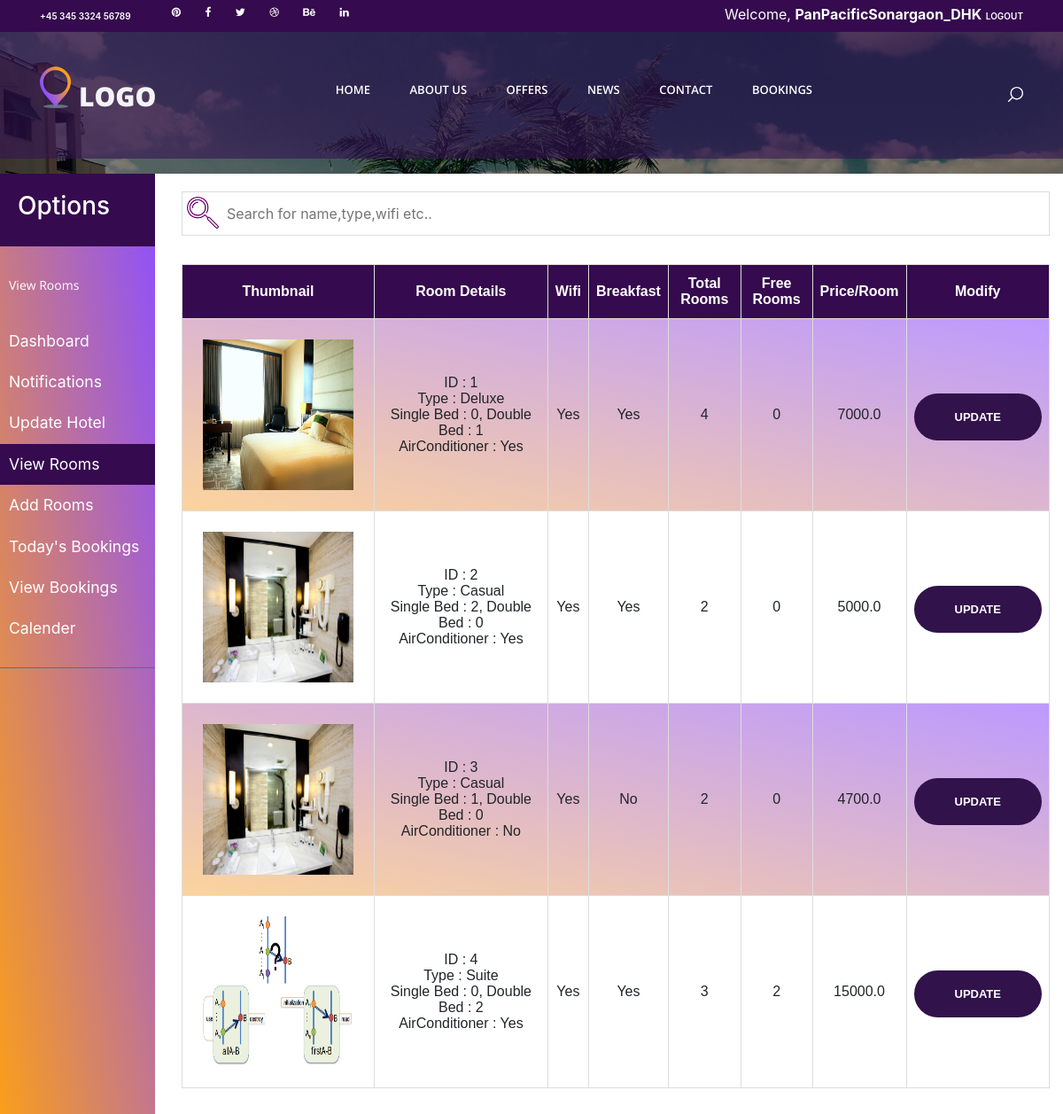
Before: /adminHotelRooms (signed in, upper part) with the older database file.
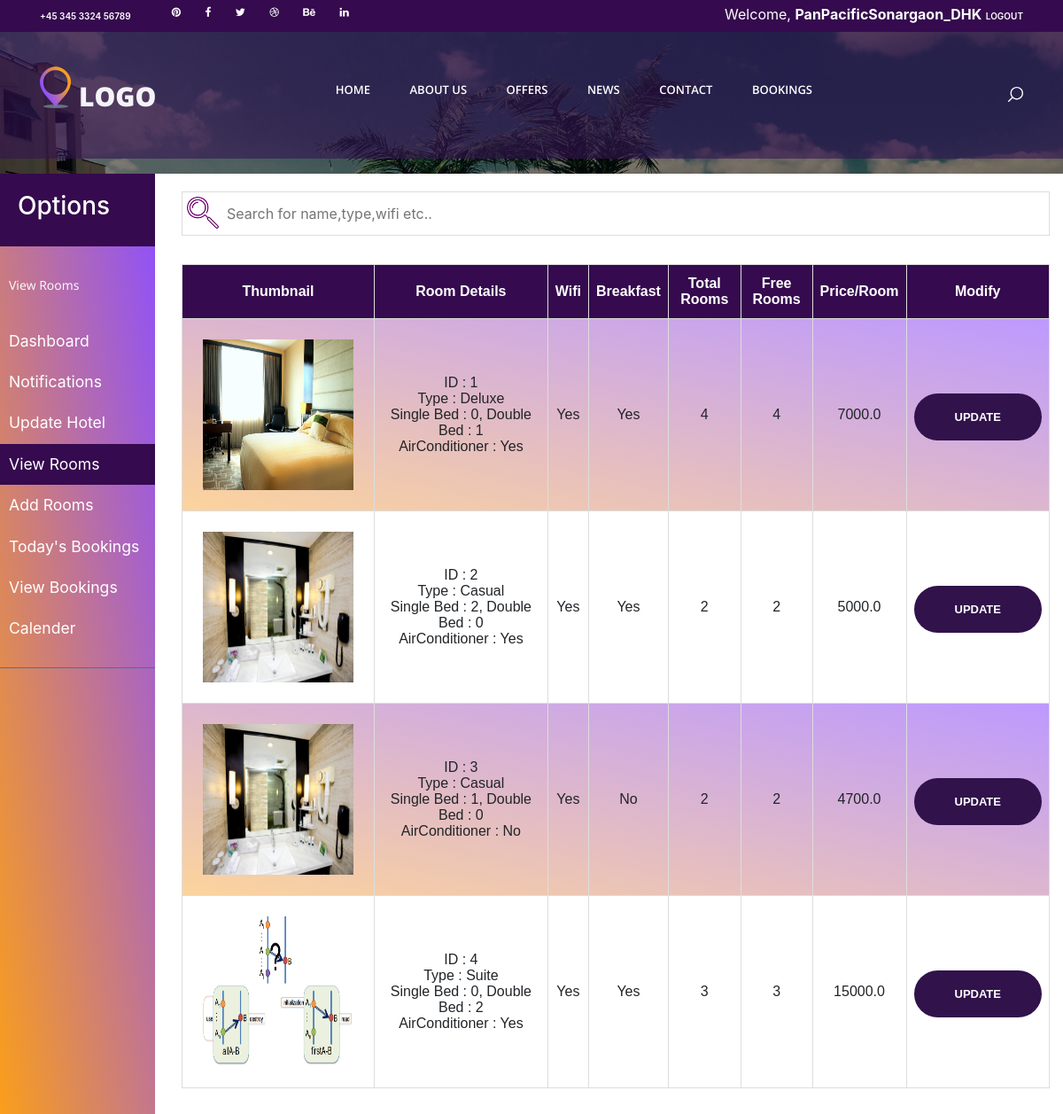
After: the same page with the newer database file.
### database/models.py (models this page shows, shortened)
class Hotel_Room(models.Model):
    Hotel = models.ForeignKey(Hotel, on_delete=models.CASCADE)
    Room = models.ForeignKey(Room, on_delete=models.CASCADE)
    Price = models.FloatField()
    Complimentary_Breakfast = models.BooleanField()
    Wifi = models.BooleanField()
    TotalRoomCount = models.IntegerField(default=2)
    FreeRoomCount = models.IntegerField(default=2)
    Cancellation_Policy = models.ForeignKey(Cancellation_Policy, on_delete=models.CASCADE, default=1)

class Room(models.Model):
    SingleBedCount = models.IntegerField()
    DoubleBedCount = models.IntegerField()
    RoomType = models.CharField(max_length=100)
    AirConditioner = models.BooleanField()

### adminpanel/views.py (the view)
# urls.py: path('adminHotelRooms', views.hoteladminrooms, name='hotelAdminRooms'),
def hoteladminrooms(request):
    rooms = Hotel_Room.objects.all().filter(Hotel=Hotel.objects.get(CompanyAdmin=request.user.id))
    count = BookingLog.objects.filter(Actor=1, notified=0, Admin_id=request.user.id).count()
    return render(request, "adminpanel/hotelAdminRooms.html", {'rooms': rooms, 'count': count})

### search/templatetags/room_images.py (called while the page is built)
@register.simple_tag
def room_images(userid, roomid):
    root = os.path.abspath(os.path.join(os.path.dirname(__file__), '../..'))
    userf = 'user_' + str(userid)
    roomf = 'room_' + str(roomid)
    root = os.path.join(root, 'HotelFlight/static/media/' + userf + '/' + roomf)
    imagelist = os.listdir(root)
    return imagelist

### HotelFlight/templates/adminpanel/hotelAdminRooms.html (shortened to what the changed rows need)
{% extends "search/base.html" %}
{% load static %}
{% load url_replace %}
{% load url_get %}
{% load widget_tweaks %}
{% load room_images %}
{% block css %}
    <link rel="stylesheet" type="text/css" href="{% static 'search/styles/bootstrap4/bootstrap.min.css' %}">
    <link href="{% static 'search/plugins/font-awesome-4.7.0/css/font-awesome.min.css' %}" rel="stylesheet"
          type="text/css">
    <link rel="stylesheet" type="text/css" href="{% static 'search/styles/search.css' %}">
    <link rel="stylesheet" type="text/css" href="{% static 'search/styles/single_listing_styles.css' %}">
    <link rel="stylesheet" type="text/css" href="{% static 'search/styles/responsive.css' %}">
    <link rel="stylesheet" type="text/css" href="{% static 'gijgo/js/gijgo.min.css' %}">
    <link rel="stylesheet" type="text/css" href="{% static 'adminpanel/sidebar.css' %}">
    <link rel="stylesheet" href="https://maxcdn.bootstrapcdn.com/bootstrap/4.0.0/css/bootstrap.min.css"
>
{% endblock css %}
{% block content %}
    <div class="offers">
        <div class="">
            <div class="row">
                <div class="col-lg-10" style="padding-right: 30px;margin-top: 20;">
                    <div class="rooms" style="margin-top: 20px;">
                        <table id="roomstable" width="100%" style="margin-bottom: 30">
                            <tr align="center">
                                <th width="20%">
                                    Thumbnail
                                </th>
                                <th width="20%" onclick="sortTable(1,false)">
                                    Room Details
                                </th>
                                <th onclick="sortTable(2,false)">
                                    Wifi
                                </th>
                                <th onclick="sortTable(3,false)">
                                    Breakfast
                                </th>
                                <th onclick="sortTable(4,true)">
                                    Total Rooms
                                </th>
                                <th onclick="sortTable(5,true)">
                                    Free Rooms
                                </th>
                                <th onclick="sortTable(6,true)">
                                    Price/Room
                                </th>
                                <th>
                                    Modify
                                </th>
                            </tr>
                            {% for room in rooms %}
                                <tr align="center">
                                    <td>
                                        {% room_images request.user.id room.Room.id as roomImages %}
                                        {% with request.user.id|stringformat:"i" as ID and room.Room.id|stringformat:"i" as rID %}
                                            {% for firstImage in roomImages %}
                                                {% if forloop.first %}
                                                    <img src="{% static 'media/user_'|add:ID|add:'/room_'|add:rID|add:'/'|add:firstImage %}"
                                                         alt="" width="200px" height="200px" style="padding: 15px;">
                                                {% endif %}
                                            {% endfor %}
                                        {% endwith %}
                                    </td>
                                    <td>
                                        ID : {{ room.Room.id }}
                                        <br>
                                        Type : {{ room.Room.RoomType }}
                                        <br>
                                        Single Bed : {{ room.Room.SingleBedCount }},
                                        Double Bed : {{ room.Room.DoubleBedCount }}
                                        <br>
                                        AirConditioner :    {% if room.Room.AirConditioner %}
                                        Yes
                                    {% else %}
                                        No
                                    {% endif %}
                                    </td>
                                    <td>
                                        {% if room.Wifi %}
                                            Yes
                                        {% else %}
                                            No
                                        {% endif %}
                                    </td>
                                    <td>
                                        {% if room.Complimentary_Breakfast %}
                                            Yes
                                        {% else %}
                                            No
                                        {% endif %}
                                    </td>
                                    <td>
                                        {{ room.TotalRoomCount }}
                                    </td>
                                    <td>
                                        {{ room.FreeRoomCount }}
                                    </td>
                                    <td>
                                        {{ room.Price }}
                                    </td>
                                    <td>
                                        <a href="{% url 'hotelAdminRoomSingle' %}?roomID={{ room.Room.id }}">
                                            <button class="button search_button" style="margin: 0;margin-bottom: 25;">
                                                Update
                                            </button>
                                        </a>
                                    </td>
                                </tr>
                            {% endfor %}
                        </table>
                    </div>
                </div>
            </div>
        </div>
    </div>
{% endblock content %}

Changed rows visible on the page:
changed Hotel_Room "Deluxe": FreeRoomCount "0" → "4"
changed Hotel_Room (number 2 of 4 on the later page): FreeRoomCount "0" → "2"
changed Hotel_Room (number 3 of 4 on the later page): FreeRoomCount "0" → "2"
changed Hotel_Room "Suite": FreeRoomCount "2" → "3"
